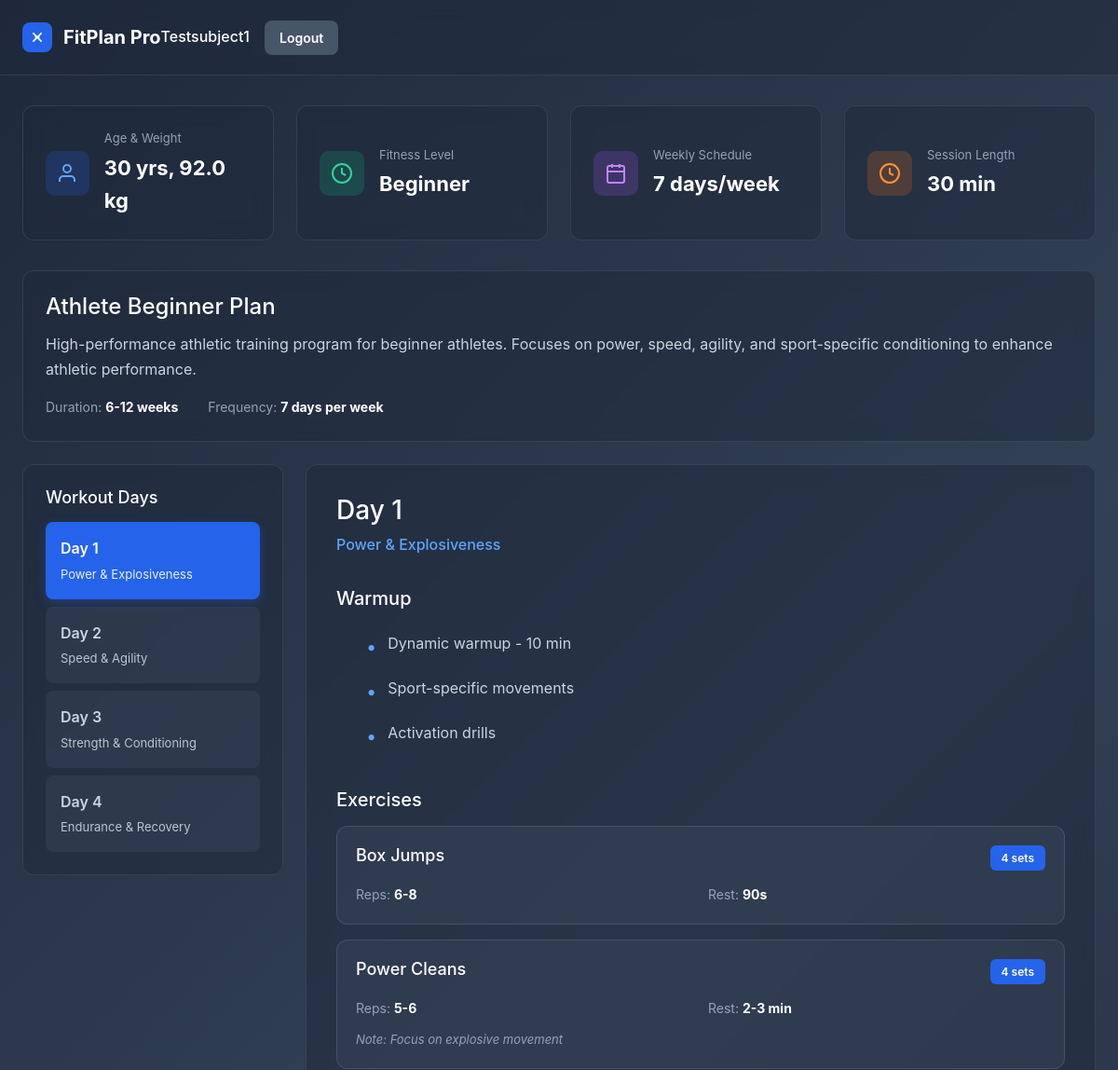
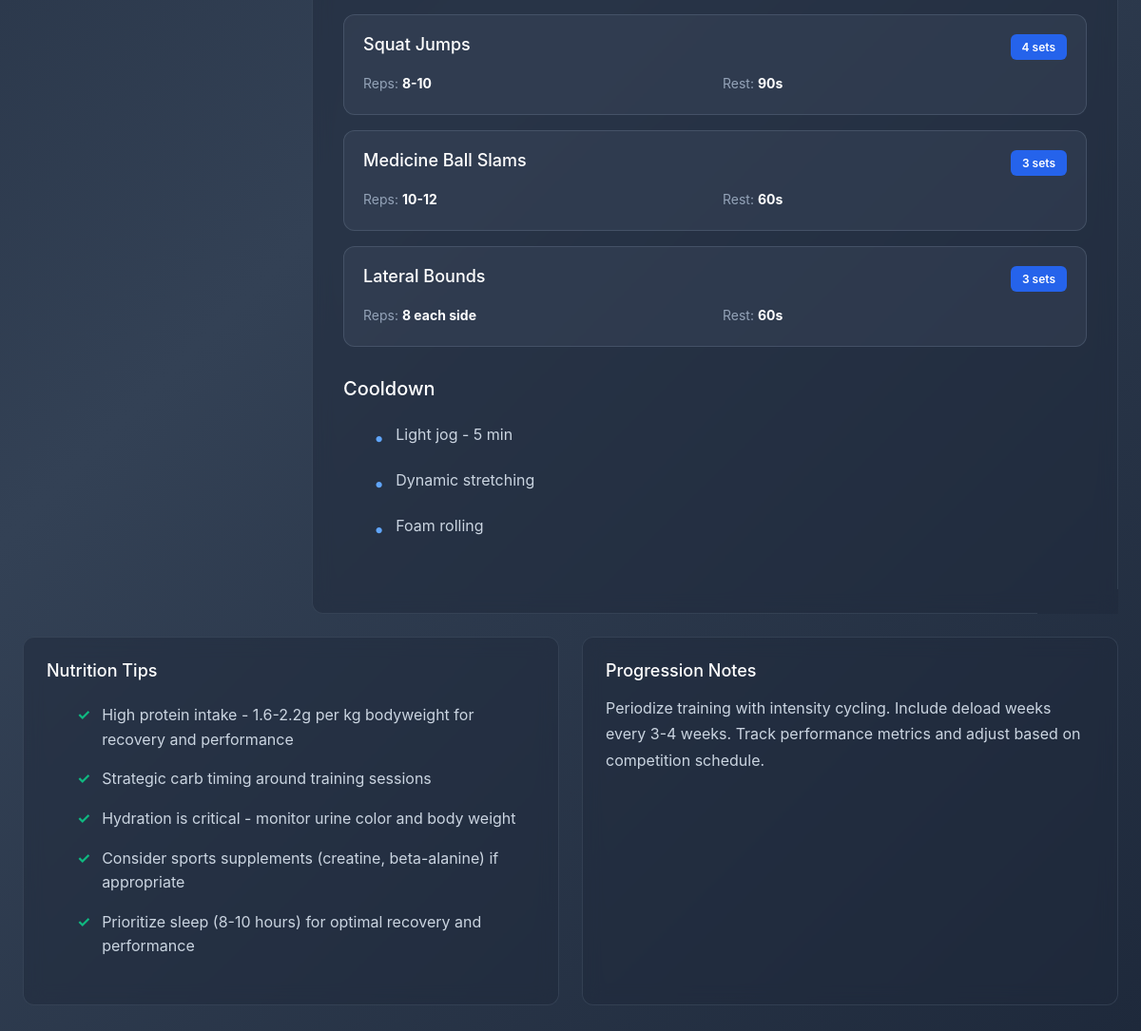
/ (signed in), run on the app's committed database (2 pictures, top to bottom).
### tables this page shows
CREATE TABLE users (
    id INTEGER PRIMARY KEY AUTOINCREMENT,
    username TEXT UNIQUE NOT NULL,
    email TEXT UNIQUE NOT NULL,
    password_hash TEXT NOT NULL,
    created_at TIMESTAMP DEFAULT CURRENT_TIMESTAMP
);

CREATE TABLE user_profiles (
    id INTEGER PRIMARY KEY AUTOINCREMENT,
    user_id INTEGER UNIQUE NOT NULL,
    full_name TEXT NOT NULL,
    age INTEGER NOT NULL CHECK (age > 0 AND age < 120),
    weight REAL NOT NULL CHECK (weight > 0),
    height REAL NOT NULL CHECK (height > 0),
    fitness_type TEXT NOT NULL CHECK (fitness_type IN ('general_fitness', 'athlete', 'muscle_strength', 'calisthenics')),
    fitness_level TEXT NOT NULL CHECK (fitness_level IN ('beginner', 'intermediate', 'advanced')),
    goals TEXT NOT NULL,
    workout_days INTEGER NOT NULL CHECK (workout_days >= 1 AND workout_days <= 7),
    session_duration INTEGER NOT NULL CHECK (session_duration > 0),
    medical_conditions TEXT DEFAULT '',
    created_at TIMESTAMP DEFAULT CURRENT_TIMESTAMP,
    updated_at TIMESTAMP DEFAULT CURRENT_TIMESTAMP,
    FOREIGN KEY (user_id) REFERENCES users (id) ON DELETE CASCADE
);

CREATE TABLE workout_plans (
    id INTEGER PRIMARY KEY AUTOINCREMENT,
    user_id INTEGER NOT NULL,
    plan_name TEXT NOT NULL,
    fitness_type TEXT NOT NULL,
    difficulty TEXT NOT NULL,
    plan_data TEXT NOT NULL,
    is_active INTEGER DEFAULT 1,
    created_at TIMESTAMP DEFAULT CURRENT_TIMESTAMP,
    FOREIGN KEY (user_id) REFERENCES users (id) ON DELETE CASCADE
);

### app.py (the view)
@app.route('/')
def index():
    return render_template('home.html')

### app.py (called while the page is built)
@login_manager.user_loader
def load_user(user_id):
    return User.get_by_id(int(user_id))

@app.template_filter('get_user_profile')
def get_user_profile(user_id):
    return UserProfile.get_by_user_id(user_id)

@app.template_filter('get_workout_plan')
def get_workout_plan(user_id):
    return WorkoutPlan.get_active_by_user_id(user_id)

### database.py (called while the page is built)
def get_db():
    conn = sqlite3.connect(DATABASE)
    conn.row_factory = sqlite3.Row
    return conn

    @staticmethod
    def get_by_id(user_id):
        conn = get_db()
        user_data = conn.execute(
            'SELECT * FROM users WHERE id = ?', (user_id,)
        ).fetchone()
        conn.close()
        if user_data:
            return User(user_data['id'], user_data['username'], user_data['email'],
                       user_data['password_hash'], user_data['created_at'])
        return None

    @staticmethod
    def get_by_user_id(user_id):
        conn = get_db()
        profile = conn.execute(
            'SELECT * FROM user_profiles WHERE user_id = ?', (user_id,)
        ).fetchone()
        conn.close()
        return dict(profile) if profile else None

    @staticmethod
    def get_active_by_user_id(user_id):
        conn = get_db()
        plan = conn.execute(
            'SELECT * FROM workout_plans WHERE user_id = ? AND is_active = 1 ORDER BY created_at DESC LIMIT 1',
            (user_id,)
        ).fetchone()
        conn.close()
        if plan:
            plan_dict = dict(plan)
            plan_dict['plan_data'] = json.loads(plan_dict['plan_data'])
            return plan_dict
        return None

### templates/home.html (shortened to what this page needs)
{% extends "base.html" %}
{% block content %}
<nav class="navbar">
    <div class="nav-content">
        <div class="nav-brand">
            <svg width="32" height="32" viewBox="0 0 24 24" fill="none" stroke="currentColor" stroke-width="2">
                <path d="M6.5 6.5L17.5 17.5M17.5 6.5L6.5 17.5M14 12h1M9 12h1"></path>
            </svg>
            <span>FitPlan Pro</span>
        </div>
        <div class="nav-user">
            {% if current_user.is_authenticated %}
                <div class="user-info">
                    <div class="user-name">{{ current_user.username }}</div>
                </div>
                <a href="{{ url_for('logout') }}" class="btn btn-secondary btn-sm">Logout</a>
            {% else %}
                <a href="{{ url_for('login') }}" class="btn btn-secondary btn-sm">Login</a>
                <a href="{{ url_for('register') }}" class="btn btn-primary btn-sm">Register</a>
            {% endif %}
        </div>
    </div>
</nav>
<div class="dashboard-container">
    {% set profile = current_user.id | get_user_profile if current_user.is_authenticated else None %}
    {% set workout_plan = current_user.id | get_workout_plan if current_user.is_authenticated else None %}
    {% if current_user.is_authenticated %}
        {% if not profile %}
            <div class="hero-section">
                <h1>Welcome, {{ current_user.username }}!</h1>
                <p>Ready to transform your fitness journey? Create your personalized workout plan in minutes.</p>
                <a href="{{ url_for('questionnaire') }}" class="btn btn-primary btn-lg">Find Your Workout Plan</a>
            </div>
        {% else %}
            <div class="stats-grid">
                <div class="stat-card">
                    <div class="stat-icon blue">
                        <svg width="24" height="24" viewBox="0 0 24 24" fill="none" stroke="currentColor" stroke-width="2">
                            <path d="M20 21v-2a4 4 0 0 0-4-4H8a4 4 0 0 0-4 4v2"></path>
                            <circle cx="12" cy="7" r="4"></circle>
                        </svg>
                    </div>
                    <div class="stat-content">
                        <div class="stat-label">Age & Weight</div>
                        <div class="stat-value">{{ profile.age }} yrs, {{ profile.weight }} kg</div>
                    </div>
                </div>
                <div class="stat-card">
                    <div class="stat-icon green">
                        <svg width="24" height="24" viewBox="0 0 24 24" fill="none" stroke="currentColor" stroke-width="2">
                            <circle cx="12" cy="12" r="10"></circle>
                            <path d="M12 6v6l4 2"></path>
                        </svg>
                    </div>
                    <div class="stat-content">
                        <div class="stat-label">Fitness Level</div>
                        <div class="stat-value">{{ profile.fitness_level.title() }}</div>
                    </div>
                </div>
                <div class="stat-card">
                    <div class="stat-icon purple">
                        <svg width="24" height="24" viewBox="0 0 24 24" fill="none" stroke="currentColor" stroke-width="2">
                            <rect x="3" y="4" width="18" height="18" rx="2" ry="2"></rect>
                            <line x1="16" y1="2" x2="16" y2="6"></line>
                            <line x1="8" y1="2" x2="8" y2="6"></line>
                            <line x1="3" y1="10" x2="21" y2="10"></line>
                        </svg>
                    </div>
                    <div class="stat-content">
                        <div class="stat-label">Weekly Schedule</div>
                        <div class="stat-value">{{ profile.workout_days }} days/week</div>
                    </div>
                </div>
                <div class="stat-card">
                    <div class="stat-icon orange">
                        <svg width="24" height="24" viewBox="0 0 24 24" fill="none" stroke="currentColor" stroke-width="2">
                            <circle cx="12" cy="12" r="10"></circle>
                            <polyline points="12 6 12 12 16 14"></polyline>
                        </svg>
                    </div>
                    <div class="stat-content">
                        <div class="stat-label">Session Length</div>
                        <div class="stat-value">{{ profile.session_duration }} min</div>
                    </div>
                </div>
            </div>
            {% if workout_plan %}
            <div class="plan-overview">
                <h2>{{ workout_plan.plan_name }}</h2>
                <p class="plan-description">{{ workout_plan.plan_data.description }}</p>
                <div class="plan-meta">
                    <span>Duration: <strong>{{ workout_plan.plan_data.duration }}</strong></span>
                    <span>Frequency: <strong>{{ workout_plan.plan_data.frequency }}</strong></span>
                </div>
            </div>
            <div class="workout-container">
                <div class="workout-sidebar">
                    <h3>Workout Days</h3>
                    <div class="workout-days">
                        {% for workout in workout_plan.plan_data.workouts %}
                        <button class="workout-day-btn {% if loop.index0 == 0 %}active{% endif %}" onclick="showWorkout({{ loop.index0 }})">
                            <div class="day-title">{{ workout.day }}</div>
                            <div class="day-focus">{{ workout.focus }}</div>
                        </button>
                        {% endfor %}
                    </div>
                </div>
                <div class="workout-content">
                    {% for workout in workout_plan.plan_data.workouts %}
                    <div class="workout-detail {% if loop.index0 == 0 %}active{% endif %}" id="workout-{{ loop.index0 }}">
                        <h2>{{ workout.day }}</h2>
                        <p class="workout-focus">{{ workout.focus }}</p>
                        <div class="workout-section">
                            <h3>Warmup</h3>
                            <ul class="workout-list">
                                {% for item in workout.warmup %}
                                <li>{{ item }}</li>
                                {% endfor %}
                            </ul>
                        </div>
                        <div class="workout-section">
                            <h3>Exercises</h3>
                            <div class="exercise-list">
                                {% for exercise in workout.exercises %}
                                <div class="exercise-card">
                                    <div class="exercise-header">
                                        <h4>{{ exercise.name }}</h4>
                                        <span class="exercise-badge">{{ exercise.sets }} sets</span>
                                    </div>
                                    <div class="exercise-details">
                                        <div>Reps: <strong>{{ exercise.reps }}</strong></div>
                                        <div>Rest: <strong>{{ exercise.rest }}</strong></div>
                                    </div>
                                    {% if exercise.notes %}
                                    <div class="exercise-notes">Note: {{ exercise.notes }}</div>
                                    {% endif %}
                                </div>
                                {% endfor %}
                            </div>
                        </div>
                        <div class="workout-section">
                            <h3>Cooldown</h3>
                            <ul class="workout-list">
                                {% for item in workout.cooldown %}
                                <li>{{ item }}</li>
                                {% endfor %}
                            </ul>
                        </div>
                    </div>
                    {% endfor %}
                </div>
            </div>
            <div class="additional-info">
                <div class="info-card">
                    <h3>Nutrition Tips</h3>
                    <ul class="tips-list">
                        {% for tip in workout_plan.plan_data.nutrition_tips %}
                        <li>{{ tip }}</li>
                        {% endfor %}
                    </ul>
                </div>
                <div class="info-card">
                    <h3>Progression Notes</h3>
                    <p>{{ workout_plan.plan_data.progression_notes }}</p>
                </div>
            </div>
            {% endif %}
        {% endif %}
    {% endif %}
</div>
{% endblock %}

### templates/base.html (shortened to what this page needs)
<!DOCTYPE html>
<html lang="en">
<head>
    <link href="https://cdn.jsdelivr.net/npm/bootstrap@5.3.2/dist/css/bootstrap.min.css" rel="stylesheet">
    <link rel="stylesheet" href="{{ url_for('static', filename='style.css') }}">
</head>
<body>
    {% block content %}{% endblock %}
</body>
</html>

### data on the page
users: username "Testsubject1"
user_profiles: age "30", weight "92.0", fitness_level "Beginner", workout_days "7", session_duration "30"
workout_plans: plan_name "Athlete Beginner Plan"

### other printed values
{{ workout_plan.plan_data.description }} "High-performance athletic training program for beginner athletes. Focuses on power, speed, agility, and sport-specific conditioning to enhance athletic performance."
{{ workout_plan.plan_data.duration }} "6-12 weeks"
{{ workout_plan.plan_data.frequency }} "7 days per week"
{{ workout.day }} "Day 1" "Day 2" "Day 3" "Day 4"
{{ workout.focus }} "Power & Explosiveness" "Speed & Agility" "Strength & Conditioning" "Endurance & Recovery"
{{ workout.day }} "Day 1"
{{ workout.focus }} "Power & Explosiveness"
{{ item }} "Dynamic warmup - 10 min" "Sport-specific movements" "Activation drills"
{{ exercise.name }} "Box Jumps" "Power Cleans" "Squat Jumps" "Medicine Ball Slams" "Lateral Bounds"
{{ exercise.sets }} "4" "4" "4" "3" "3"
{{ exercise.reps }} "6-8" "5-6" "8-10" "10-12" "8 each side"
{{ exercise.rest }} "90s" "2-3 min" "90s" "60s" "60s"
{{ exercise.notes }} "Focus on explosive movement"
{{ item }} "Light jog - 5 min" "Dynamic stretching" "Foam rolling"
{{ tip }} "High protein intake - 1.6-2.2g per kg bodyweight for recovery and performance" "Strategic carb timing around training sessions" "Hydration is critical - monitor urine color and body weight" "Consider sports supplements (creatine, beta-alanine) if appropriate" "Prioritize sleep (8-10 hours) for optimal recovery and performance"
